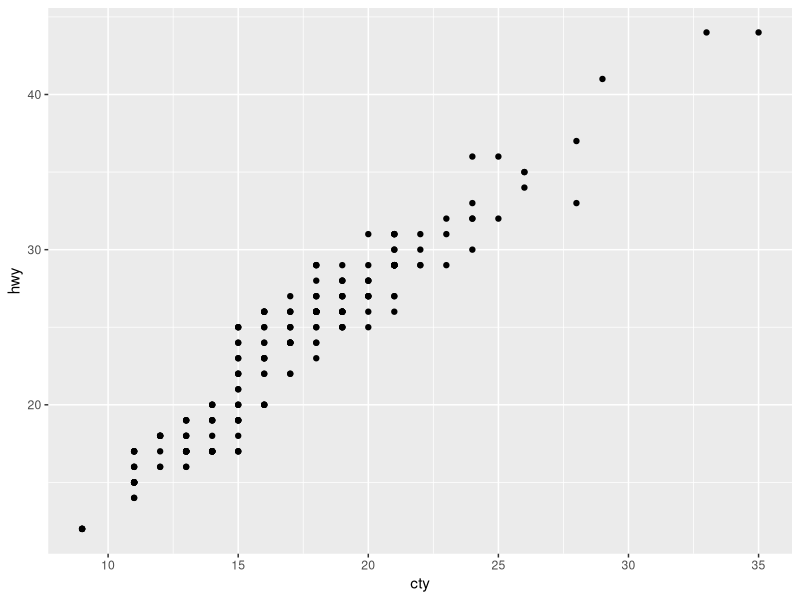
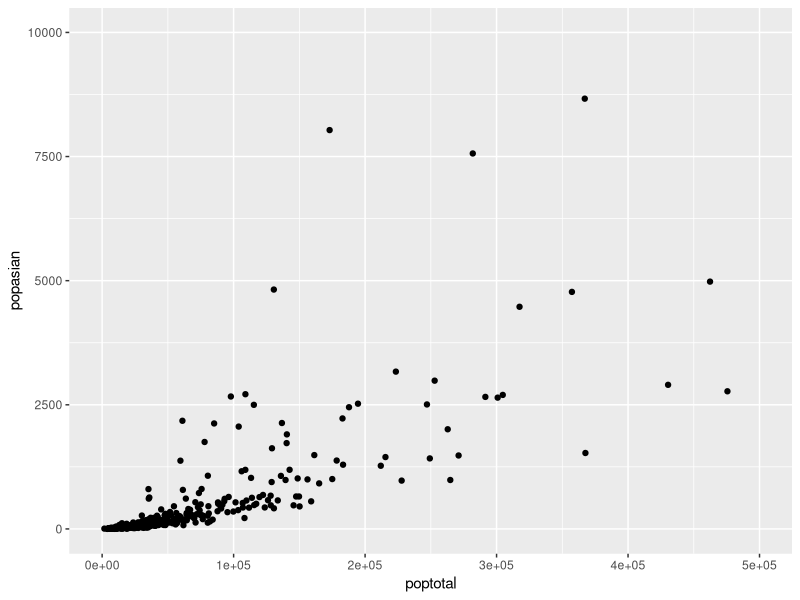

These figures' R source, in order:
library(ggplot2)

# Q1
ggplot(data = mpg, aes(x = cty, y = hwy)) + geom_point()

# Q2
as.data.frame(ggplot2::midwest)
ggplot(data = as.data.frame(ggplot2::midwest), aes(x = poptotal, y = popasian)) +
  geom_point() +
  xlim(0, 500000) +
  ylim(0, 10000)
